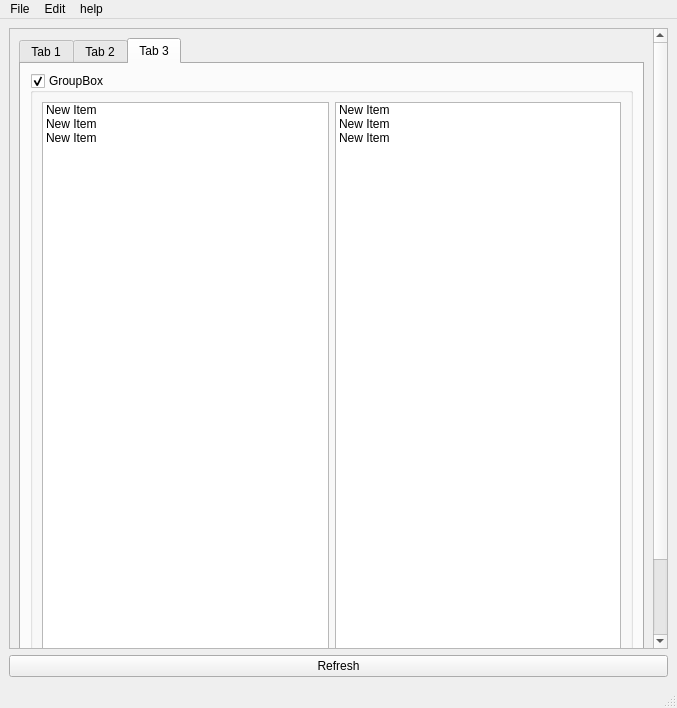
<?xml version="1.0" encoding="UTF-8"?>
<ui version="4.0">
 <class>MainWindow</class>
 <widget class="QMainWindow" name="MainWindow">
  <property name="windowModality">
   <enum>Qt::NonModal</enum>
  </property>
  <property name="geometry">
   <rect>
    <x>0</x>
    <y>0</y>
    <width>677</width>
    <height>708</height>
   </rect>
  </property>
  <property name="windowTitle">
   <string>MainWindow</string>
  </property>
  <property name="unifiedTitleAndToolBarOnMac">
   <bool>false</bool>
  </property>
  <widget class="QWidget" name="centralwidget">
   <layout class="QVBoxLayout" name="verticalLayout">
    <item>
     <widget class="QScrollArea" name="scrollArea">
      <property name="widgetResizable">
       <bool>true</bool>
      </property>
      <widget class="QWidget" name="scrollAreaWidgetContents">
       <property name="geometry">
        <rect>
         <x>0</x>
         <y>0</y>
         <width>776</width>
         <height>837</height>
        </rect>
       </property>
       <layout class="QVBoxLayout" name="verticalLayout_13">
        <item>
         <widget class="QTabWidget" name="tabWidget">
          <property name="toolTip">
           <string extracomment="This is the Tab1"/>
          </property>
          <property name="currentIndex">
           <number>2</number>
          </property>
          <widget class="QWidget" name="tab">
           <attribute name="title">
            <string>Tab 1</string>
           </attribute>
           <layout class="QGridLayout" name="gridLayout_4">
            <item row="2" column="0">
             <widget class="QWidget" name="widget" native="true">
              <layout class="QHBoxLayout" name="horizontalLayout_4">
               <item>
                <layout class="QVBoxLayout" name="verticalLayout_7">
                 <item>
                  <widget class="QScrollBar" name="verticalScrollBar">
                   <property name="orientation">
                    <enum>Qt::Vertical</enum>
                   </property>
                  </widget>
                 </item>
                 <item>
                  <widget class="QSlider" name="verticalSlider">
                   <property name="orientation">
                    <enum>Qt::Vertical</enum>
                   </property>
                  </widget>
                 </item>
                </layout>
               </item>
               <item>
                <layout class="QVBoxLayout" name="verticalLayout_6">
                 <item>
                  <widget class="QScrollBar" name="horizontalScrollBar">
                   <property name="orientation">
                    <enum>Qt::Horizontal</enum>
                   </property>
                  </widget>
                 </item>
                 <item>
                  <widget class="QSlider" name="horizontalSlider">
                   <property name="orientation">
                    <enum>Qt::Horizontal</enum>
                   </property>
                  </widget>
                 </item>
                </layout>
               </item>
              </layout>
             </widget>
            </item>
            <item row="0" column="0">
             <widget class="QGroupBox" name="groupBox">
              <property name="title">
               <string>GroupBox</string>
              </property>
              <layout class="QVBoxLayout" name="verticalLayout_2">
               <item>
                <layout class="QGridLayout" name="gridLayout_3">
                 <item row="0" column="0">
                  <widget class="QPushButton" name="pushButton">
                   <property name="toolTip">
                    <string extracomment="Tool tip comment">tooltip Text</string>
                   </property>
                   <property name="text">
                    <string>PushButton</string>
                   </property>
                  </widget>
                 </item>
                 <item row="0" column="1">
                  <widget class="QPushButton" name="pushButton_2">
                   <property name="toolTip">
                    <string extracomment="Tool tip comment">tooltip Text</string>
                   </property>
                   <property name="text">
                    <string>FlatButton</string>
                   </property>
                   <property name="flat">
                    <bool>true</bool>
                   </property>
                  </widget>
                 </item>
                 <item row="1" column="0">
                  <widget class="QPushButton" name="pushButton_4">
                   <property name="toolTip">
                    <string extracomment="Tool tip comment">tooltip Text</string>
                   </property>
                   <property name="text">
                    <string>PushButton</string>
                   </property>
                   <property name="checkable">
                    <bool>true</bool>
                   </property>
                  </widget>
                 </item>
                 <item row="1" column="1">
                  <widget class="QPushButton" name="pushButton_3">
                   <property name="toolTip">
                    <string extracomment="Tool tip comment">tooltip Text</string>
                   </property>
                   <property name="text">
                    <string>FlatButton</string>
                   </property>
                   <property name="checkable">
                    <bool>true</bool>
                   </property>
                   <property name="flat">
                    <bool>true</bool>
                   </property>
                  </widget>
                 </item>
                 <item row="2" column="0">
                  <widget class="QToolButton" name="toolButton">
                   <property name="text">
                    <string>...</string>
                   </property>
                  </widget>
                 </item>
                 <item row="3" column="0">
                  <widget class="QRadioButton" name="radioButton">
                   <property name="text">
                    <string>RadioButton</string>
                   </property>
                   <property name="checked">
                    <bool>true</bool>
                   </property>
                  </widget>
                 </item>
                 <item row="4" column="0">
                  <widget class="QRadioButton" name="radioButton_2">
                   <property name="text">
                    <string>RadioButton</string>
                   </property>
                  </widget>
                 </item>
                 <item row="5" column="0">
                  <widget class="QCheckBox" name="checkBox">
                   <property name="text">
                    <string>CheckBox</string>
                   </property>
                   <property name="checked">
                    <bool>true</bool>
                   </property>
                  </widget>
                 </item>
                 <item row="6" column="0">
                  <widget class="QCheckBox" name="checkBox_2">
                   <property name="text">
                    <string>CheckBox</string>
                   </property>
                  </widget>
                 </item>
                 <item row="7" column="0">
                  <widget class="QCommandLinkButton" name="commandLinkButton">
                   <property name="text">
                    <string>CommandLinkButton</string>
                   </property>
                  </widget>
                 </item>
                </layout>
               </item>
               <item>
                <widget class="QDialogButtonBox" name="buttonBox">
                 <property name="standardButtons">
                  <set>QDialogButtonBox::Cancel|QDialogButtonBox::Ok</set>
                 </property>
                </widget>
               </item>
               <item>
                <widget class="QDialogButtonBox" name="buttonBox_2">
                 <property name="standardButtons">
                  <set>QDialogButtonBox::Abort|QDialogButtonBox::Cancel|QDialogButtonBox::Ok</set>
                 </property>
                </widget>
               </item>
              </layout>
             </widget>
            </item>
            <item row="1" column="1" rowspan="2">
             <widget class="QFrame" name="frame">
              <property name="frameShape">
               <enum>QFrame::StyledPanel</enum>
              </property>
              <property name="frameShadow">
               <enum>QFrame::Raised</enum>
              </property>
              <layout class="QVBoxLayout" name="verticalLayout_5">
               <item>
                <widget class="QTextEdit" name="textEdit">
                 <property name="html">
                  <string>&lt;!DOCTYPE HTML PUBLIC &quot;-//W3C//DTD HTML 4.0//EN&quot; &quot;http://www.w3.org/TR/REC-html40/strict.dtd&quot;&gt;
&lt;html&gt;&lt;head&gt;&lt;meta name=&quot;qrichtext&quot; content=&quot;1&quot; /&gt;&lt;style type=&quot;text/css&quot;&gt;
p, li { white-space: pre-wrap; }
&lt;/style&gt;&lt;/head&gt;&lt;body style=&quot; font-family:'Lucida Grande'; font-size:13pt; font-weight:400; font-style:normal;&quot;&gt;
&lt;p style=&quot; margin-top:0px; margin-bottom:0px; margin-left:0px; margin-right:0px; -qt-block-indent:0; text-indent:0px;&quot;&gt;&lt;span style=&quot; font-family:'MS Shell Dlg 2'; font-size:8pt;&quot;&gt;Text Edit&lt;/span&gt;&lt;/p&gt;
&lt;p style=&quot;-qt-paragraph-type:empty; margin-top:0px; margin-bottom:0px; margin-left:0px; margin-right:0px; -qt-block-indent:0; text-indent:0px; font-family:'MS Shell Dlg 2'; font-size:8pt;&quot;&gt;&lt;br /&gt;&lt;/p&gt;&lt;/body&gt;&lt;/html&gt;</string>
                 </property>
                </widget>
               </item>
               <item>
                <widget class="QTextEdit" name="textEdit_2">
                 <property name="readOnly">
                  <bool>true</bool>
                 </property>
                 <property name="html">
                  <string>&lt;!DOCTYPE HTML PUBLIC &quot;-//W3C//DTD HTML 4.0//EN&quot; &quot;http://www.w3.org/TR/REC-html40/strict.dtd&quot;&gt;
&lt;html&gt;&lt;head&gt;&lt;meta name=&quot;qrichtext&quot; content=&quot;1&quot; /&gt;&lt;style type=&quot;text/css&quot;&gt;
p, li { white-space: pre-wrap; }
&lt;/style&gt;&lt;/head&gt;&lt;body style=&quot; font-family:'Lucida Grande'; font-size:13pt; font-weight:400; font-style:normal;&quot;&gt;
&lt;p style=&quot; margin-top:0px; margin-bottom:0px; margin-left:0px; margin-right:0px; -qt-block-indent:0; text-indent:0px;&quot;&gt;&lt;span style=&quot; font-family:'MS Shell Dlg 2'; font-size:8pt;&quot;&gt;Text Edit Read Only&lt;/span&gt;&lt;/p&gt;&lt;/body&gt;&lt;/html&gt;</string>
                 </property>
                </widget>
               </item>
               <item>
                <widget class="QPlainTextEdit" name="plainTextEdit_2">
                 <property name="plainText">
                  <string>Plain Text Edit
and multiple lines
</string>
                 </property>
                </widget>
               </item>
               <item>
                <widget class="QPlainTextEdit" name="plainTextEdit">
                 <property name="readOnly">
                  <bool>true</bool>
                 </property>
                 <property name="plainText">
                  <string>Plain Text Edit
Read only

</string>
                 </property>
                </widget>
               </item>
              </layout>
             </widget>
            </item>
            <item row="0" column="1">
             <widget class="QGroupBox" name="groupBox_3">
              <property name="font">
               <font>
                <weight>50</weight>
                <bold>false</bold>
               </font>
              </property>
              <property name="title">
               <string>GroupBox</string>
              </property>
              <property name="flat">
               <bool>false</bool>
              </property>
              <property name="checkable">
               <bool>true</bool>
              </property>
              <layout class="QVBoxLayout" name="verticalLayout_3">
               <item>
                <layout class="QGridLayout" name="gridLayout">
                 <item row="0" column="0">
                  <widget class="QPushButton" name="pushButton_5">
                   <property name="enabled">
                    <bool>true</bool>
                   </property>
                   <property name="text">
                    <string>PushButton</string>
                   </property>
                  </widget>
                 </item>
                 <item row="0" column="1">
                  <widget class="QPushButton" name="pushButton_6">
                   <property name="enabled">
                    <bool>true</bool>
                   </property>
                   <property name="text">
                    <string>FlatButton</string>
                   </property>
                   <property name="flat">
                    <bool>true</bool>
                   </property>
                  </widget>
                 </item>
                 <item row="1" column="0">
                  <widget class="QPushButton" name="pushButton_8">
                   <property name="enabled">
                    <bool>true</bool>
                   </property>
                   <property name="text">
                    <string>PushButton</string>
                   </property>
                   <property name="checkable">
                    <bool>true</bool>
                   </property>
                  </widget>
                 </item>
                 <item row="1" column="1">
                  <widget class="QPushButton" name="pushButton_7">
                   <property name="enabled">
                    <bool>true</bool>
                   </property>
                   <property name="text">
                    <string>FlatButton</string>
                   </property>
                   <property name="checkable">
                    <bool>true</bool>
                   </property>
                   <property name="flat">
                    <bool>true</bool>
                   </property>
                  </widget>
                 </item>
                 <item row="2" column="0">
                  <widget class="QToolButton" name="toolButton_2">
                   <property name="enabled">
                    <bool>true</bool>
                   </property>
                   <property name="text">
                    <string>...</string>
                   </property>
                  </widget>
                 </item>
                 <item row="3" column="0">
                  <widget class="QRadioButton" name="radioButton_3">
                   <property name="enabled">
                    <bool>true</bool>
                   </property>
                   <property name="text">
                    <string>RadioButton</string>
                   </property>
                   <property name="checked">
                    <bool>true</bool>
                   </property>
                  </widget>
                 </item>
                 <item row="4" column="0">
                  <widget class="QRadioButton" name="radioButton_4">
                   <property name="enabled">
                    <bool>true</bool>
                   </property>
                   <property name="text">
                    <string>RadioButton</string>
                   </property>
                  </widget>
                 </item>
                 <item row="5" column="0">
                  <widget class="QCheckBox" name="checkBox_3">
                   <property name="enabled">
                    <bool>true</bool>
                   </property>
                   <property name="text">
                    <string>CheckBox</string>
                   </property>
                   <property name="checked">
                    <bool>true</bool>
                   </property>
                  </widget>
                 </item>
                 <item row="6" column="0">
                  <widget class="QCheckBox" name="checkBox_4">
                   <property name="enabled">
                    <bool>true</bool>
                   </property>
                   <property name="text">
                    <string>CheckBox</string>
                   </property>
                  </widget>
                 </item>
                 <item row="7" column="0">
                  <widget class="QCommandLinkButton" name="commandLinkButton_2">
                   <property name="enabled">
                    <bool>true</bool>
                   </property>
                   <property name="text">
                    <string>CommandLinkButton</string>
                   </property>
                  </widget>
                 </item>
                </layout>
               </item>
               <item>
                <widget class="QDialogButtonBox" name="buttonBox_3">
                 <property name="standardButtons">
                  <set>QDialogButtonBox::Cancel|QDialogButtonBox::Ok</set>
                 </property>
                </widget>
               </item>
               <item>
                <widget class="QDialogButtonBox" name="buttonBox_4">
                 <property name="standardButtons">
                  <set>QDialogButtonBox::Abort|QDialogButtonBox::Cancel|QDialogButtonBox::Ok</set>
                 </property>
                </widget>
               </item>
              </layout>
             </widget>
            </item>
            <item row="1" column="0">
             <widget class="QGroupBox" name="groupBox_2">
              <property name="title">
               <string>GroupBox</string>
              </property>
              <property name="flat">
               <bool>true</bool>
              </property>
              <layout class="QVBoxLayout" name="verticalLayout_4">
               <item>
                <layout class="QHBoxLayout" name="horizontalLayout">
                 <item>
                  <widget class="QComboBox" name="comboBox">
                   <item>
                    <property name="text">
                     <string>Item1</string>
                    </property>
                   </item>
                   <item>
                    <property name="text">
                     <string>Item2</string>
                    </property>
                   </item>
                   <item>
                    <property name="text">
                     <string>Item3</string>
                    </property>
                   </item>
                  </widget>
                 </item>
                 <item>
                  <widget class="QSpinBox" name="spinBox">
                   <property name="frame">
                    <bool>true</bool>
                   </property>
                   <property name="readOnly">
                    <bool>false</bool>
                   </property>
                   <property name="suffix">
                    <string/>
                   </property>
                   <property name="singleStep">
                    <number>1</number>
                   </property>
                  </widget>
                 </item>
                 <item>
                  <widget class="QDoubleSpinBox" name="doubleSpinBox"/>
                 </item>
                </layout>
               </item>
               <item>
                <layout class="QHBoxLayout" name="horizontalLayout_3">
                 <item>
                  <layout class="QVBoxLayout" name="verticalLayout_8">
                   <item>
                    <widget class="QFontComboBox" name="fontComboBox"/>
                   </item>
                   <item>
                    <widget class="QLineEdit" name="lineEdit">
                     <property name="text">
                      <string/>
                     </property>
                     <property name="placeholderText">
                      <string>Line Edit active</string>
                     </property>
                    </widget>
                   </item>
                   <item>
                    <widget class="QLineEdit" name="lineEdit_2">
                     <property name="text">
                      <string>Line Edit Read only</string>
                     </property>
                     <property name="readOnly">
                      <bool>true</bool>
                     </property>
                    </widget>
                   </item>
                  </layout>
                 </item>
                 <item>
                  <widget class="QDial" name="dial"/>
                 </item>
                </layout>
               </item>
               <item>
                <layout class="QHBoxLayout" name="horizontalLayout_2">
                 <item>
                  <widget class="QTimeEdit" name="timeEdit"/>
                 </item>
                 <item>
                  <widget class="QDateEdit" name="dateEdit"/>
                 </item>
                </layout>
               </item>
               <item>
                <widget class="QDateTimeEdit" name="dateTimeEdit"/>
               </item>
              </layout>
             </widget>
            </item>
           </layout>
          </widget>
          <widget class="QWidget" name="tab_2">
           <attribute name="title">
            <string>Tab 2</string>
           </attribute>
           <layout class="QVBoxLayout" name="verticalLayout_10">
            <item>
             <widget class="QToolBox" name="toolBox">
              <property name="currentIndex">
               <number>2</number>
              </property>
              <widget class="QWidget" name="page_3">
               <property name="geometry">
                <rect>
                 <x>0</x>
                 <y>0</y>
                 <width>102</width>
                 <height>102</height>
                </rect>
               </property>
               <attribute name="label">
                <string>Page 1</string>
               </attribute>
               <layout class="QHBoxLayout" name="horizontalLayout_5">
                <item>
                 <widget class="QListWidget" name="listWidget">
                  <item>
                   <property name="text">
                    <string>Item1</string>
                   </property>
                  </item>
                  <item>
                   <property name="text">
                    <string>Item2</string>
                   </property>
                  </item>
                  <item>
                   <property name="text">
                    <string>Item3</string>
                   </property>
                  </item>
                  <item>
                   <property name="text">
                    <string>Item4</string>
                   </property>
                  </item>
                 </widget>
                </item>
               </layout>
              </widget>
              <widget class="QWidget" name="page_4">
               <property name="geometry">
                <rect>
                 <x>0</x>
                 <y>0</y>
                 <width>102</width>
                 <height>102</height>
                </rect>
               </property>
               <attribute name="label">
                <string>Page 2</string>
               </attribute>
               <layout class="QVBoxLayout" name="verticalLayout_9">
                <item>
                 <widget class="QTreeWidget" name="treeWidget">
                  <column>
                   <property name="text">
                    <string>Root</string>
                   </property>
                  </column>
                  <item>
                   <property name="text">
                    <string>Child</string>
                   </property>
                   <item>
                    <property name="text">
                     <string>subChild</string>
                    </property>
                   </item>
                  </item>
                  <item>
                   <property name="text">
                    <string>Child2</string>
                   </property>
                   <item>
                    <property name="text">
                     <string>foo</string>
                    </property>
                    <item>
                     <property name="text">
                      <string>bar</string>
                     </property>
                    </item>
                   </item>
                  </item>
                 </widget>
                </item>
               </layout>
              </widget>
              <widget class="QWidget" name="page_5">
               <property name="geometry">
                <rect>
                 <x>0</x>
                 <y>0</y>
                 <width>706</width>
                 <height>656</height>
                </rect>
               </property>
               <attribute name="label">
                <string>Page 3</string>
               </attribute>
               <layout class="QVBoxLayout" name="verticalLayout_11">
                <item>
                 <widget class="QTableWidget" name="tableWidget">
                  <property name="alternatingRowColors">
                   <bool>true</bool>
                  </property>
                  <property name="sortingEnabled">
                   <bool>true</bool>
                  </property>
                  <attribute name="horizontalHeaderStretchLastSection">
                   <bool>true</bool>
                  </attribute>
                  <attribute name="verticalHeaderShowSortIndicator" stdset="0">
                   <bool>false</bool>
                  </attribute>
                  <attribute name="verticalHeaderStretchLastSection">
                   <bool>false</bool>
                  </attribute>
                  <row>
                   <property name="text">
                    <string>0</string>
                   </property>
                  </row>
                  <row>
                   <property name="text">
                    <string>1</string>
                   </property>
                  </row>
                  <row>
                   <property name="text">
                    <string>2</string>
                   </property>
                  </row>
                  <row>
                   <property name="text">
                    <string>4</string>
                   </property>
                  </row>
                  <row>
                   <property name="text">
                    <string>5</string>
                   </property>
                  </row>
                  <row>
                   <property name="text">
                    <string>6</string>
                   </property>
                  </row>
                  <row>
                   <property name="text">
                    <string>7</string>
                   </property>
                  </row>
                  <row>
                   <property name="text">
                    <string>8</string>
                   </property>
                  </row>
                  <row>
                   <property name="text">
                    <string>9</string>
                   </property>
                  </row>
                  <row>
                   <property name="text">
                    <string>10</string>
                   </property>
                  </row>
                  <row>
                   <property name="text">
                    <string>11</string>
                   </property>
                  </row>
                  <row>
                   <property name="text">
                    <string>12</string>
                   </property>
                  </row>
                  <column>
                   <property name="text">
                    <string>name</string>
                   </property>
                  </column>
                  <column>
                   <property name="text">
                    <string>age</string>
                   </property>
                  </column>
                  <column>
                   <property name="text">
                    <string>height</string>
                   </property>
                  </column>
                  <item row="0" column="0">
                   <property name="text">
                    <string>Alfred</string>
                   </property>
                  </item>
                  <item row="0" column="1">
                   <property name="text">
                    <string>12</string>
                   </property>
                  </item>
                  <item row="0" column="2">
                   <property name="text">
                    <string>6.3</string>
                   </property>
                  </item>
                  <item row="1" column="0">
                   <property name="text">
                    <string>Jim</string>
                   </property>
                  </item>
                  <item row="1" column="1">
                   <property name="text">
                    <string>34</string>
                   </property>
                  </item>
                  <item row="1" column="2">
                   <property name="text">
                    <string>5.6</string>
                   </property>
                  </item>
                  <item row="2" column="0">
                   <property name="text">
                    <string>Bob</string>
                   </property>
                  </item>
                  <item row="2" column="1">
                   <property name="text">
                    <string>23</string>
                   </property>
                  </item>
                  <item row="2" column="2">
                   <property name="text">
                    <string>6.0</string>
                   </property>
                  </item>
                  <item row="3" column="0">
                   <property name="text">
                    <string>Guy</string>
                   </property>
                  </item>
                  <item row="3" column="1">
                   <property name="text">
                    <string>64</string>
                   </property>
                  </item>
                  <item row="3" column="2">
                   <property name="text">
                    <string>5.4</string>
                   </property>
                  </item>
                 </widget>
                </item>
               </layout>
              </widget>
             </widget>
            </item>
           </layout>
          </widget>
          <widget class="QWidget" name="tab_3">
           <attribute name="title">
            <string>Tab 3</string>
           </attribute>
           <layout class="QVBoxLayout" name="verticalLayout_12">
            <item>
             <widget class="QGroupBox" name="groupBox_4">
              <property name="title">
               <string>GroupBox</string>
              </property>
              <property name="checkable">
               <bool>true</bool>
              </property>
              <layout class="QGridLayout" name="gridLayout_2">
               <item row="0" column="0">
                <widget class="QListWidget" name="listWidget_2">
                 <item>
                  <property name="text">
                   <string>New Item</string>
                  </property>
                 </item>
                 <item>
                  <property name="text">
                   <string>New Item</string>
                  </property>
                 </item>
                 <item>
                  <property name="text">
                   <string>New Item</string>
                  </property>
                 </item>
                </widget>
               </item>
               <item row="0" column="1">
                <widget class="QListWidget" name="listWidget_3">
                 <item>
                  <property name="text">
                   <string>New Item</string>
                  </property>
                 </item>
                 <item>
                  <property name="text">
                   <string>New Item</string>
                  </property>
                 </item>
                 <item>
                  <property name="text">
                   <string>New Item</string>
                  </property>
                 </item>
                </widget>
               </item>
              </layout>
             </widget>
            </item>
           </layout>
          </widget>
         </widget>
        </item>
       </layout>
      </widget>
     </widget>
    </item>
    <item>
     <widget class="QPushButton" name="refreshButton1">
      <property name="text">
       <string>Refresh</string>
      </property>
     </widget>
    </item>
   </layout>
  </widget>
  <widget class="QMenuBar" name="menubar">
   <property name="geometry">
    <rect>
     <x>0</x>
     <y>0</y>
     <width>677</width>
     <height>22</height>
    </rect>
   </property>
   <widget class="QMenu" name="menuHelp">
    <property name="title">
     <string>help</string>
    </property>
    <addaction name="actionHelp"/>
   </widget>
   <widget class="QMenu" name="menuFile">
    <property name="title">
     <string>File</string>
    </property>
    <addaction name="actionOpen"/>
    <addaction name="actionSave"/>
   </widget>
   <widget class="QMenu" name="menuEdit">
    <property name="title">
     <string>Edit</string>
    </property>
    <widget class="QMenu" name="menuSub_Menu">
     <property name="title">
      <string>Sub Menu</string>
     </property>
     <addaction name="actionFoo"/>
     <addaction name="actionBar"/>
    </widget>
    <addaction name="actionCopy"/>
    <addaction name="actionPaste"/>
    <addaction name="separator"/>
    <addaction name="menuSub_Menu"/>
   </widget>
   <addaction name="menuFile"/>
   <addaction name="menuEdit"/>
   <addaction name="menuHelp"/>
  </widget>
  <widget class="QStatusBar" name="statusbar"/>
  <action name="actionHelp">
   <property name="text">
    <string>Help</string>
   </property>
  </action>
  <action name="actionOpen">
   <property name="text">
    <string>Open</string>
   </property>
  </action>
  <action name="actionSave">
   <property name="text">
    <string>Save</string>
   </property>
  </action>
  <action name="actionCopy">
   <property name="text">
    <string>Copy</string>
   </property>
  </action>
  <action name="actionPaste">
   <property name="text">
    <string>Paste</string>
   </property>
  </action>
  <action name="actionFoo">
   <property name="text">
    <string>foo</string>
   </property>
  </action>
  <action name="actionBar">
   <property name="text">
    <string>bar</string>
   </property>
  </action>
 </widget>
 <resources/>
 <connections/>
</ui>
